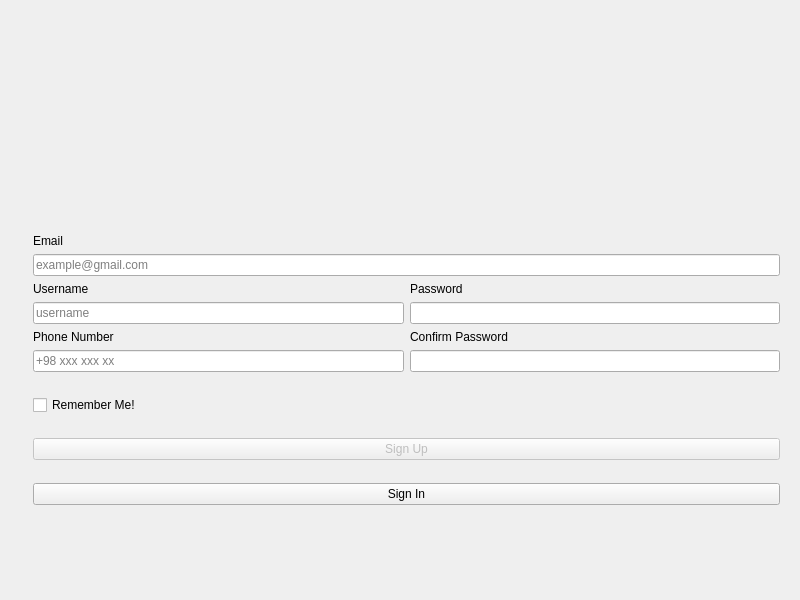
<?xml version="1.0" encoding="UTF-8"?>
<ui version="4.0">
 <class>Form</class>
 <widget class="QWidget" name="Form">
  <property name="geometry">
   <rect>
    <x>0</x>
    <y>0</y>
    <width>800</width>
    <height>600</height>
   </rect>
  </property>
  <property name="minimumSize">
   <size>
    <width>800</width>
    <height>600</height>
   </size>
  </property>
  <property name="maximumSize">
   <size>
    <width>1500</width>
    <height>16777215</height>
   </size>
  </property>
  <property name="windowTitle">
   <string>Login</string>
  </property>
  <property name="layoutDirection">
   <enum>Qt::LeftToRight</enum>
  </property>
  <property name="autoFillBackground">
   <bool>false</bool>
  </property>
  <layout class="QHBoxLayout" name="horizontalLayout_2">
   <item>
    <widget class="QLabel" name="login_back">
     <property name="text">
      <string/>
     </property>
     <property name="pixmap">
      <pixmap resource="../resourece_rc.qrc">:/images/images/background-2.png</pixmap>
     </property>
     <property name="scaledContents">
      <bool>true</bool>
     </property>
    </widget>
   </item>
   <item>
    <widget class="QWidget" name="widget" native="true">
     <layout class="QVBoxLayout" name="verticalLayout">
      <item>
       <spacer name="verticalSpacer">
        <property name="orientation">
         <enum>Qt::Vertical</enum>
        </property>
        <property name="sizeHint" stdset="0">
         <size>
          <width>248</width>
          <height>35</height>
         </size>
        </property>
       </spacer>
      </item>
      <item>
       <layout class="QHBoxLayout" name="horizontalLayout">
        <item>
         <widget class="QLabel" name="empty_label_2">
          <property name="text">
           <string/>
          </property>
         </widget>
        </item>
        <item>
         <widget class="QLabel" name="mut_logo">
          <property name="minimumSize">
           <size>
            <width>115</width>
            <height>115</height>
           </size>
          </property>
          <property name="maximumSize">
           <size>
            <width>115</width>
            <height>115</height>
           </size>
          </property>
          <property name="text">
           <string/>
          </property>
          <property name="pixmap">
           <pixmap resource="../resourece_rc.qrc">:/images/images/daneshgah_malek_ashtar_resized.png</pixmap>
          </property>
          <property name="scaledContents">
           <bool>true</bool>
          </property>
         </widget>
        </item>
        <item>
         <widget class="QLabel" name="empty_label_1">
          <property name="text">
           <string/>
          </property>
         </widget>
        </item>
       </layout>
      </item>
      <item>
       <spacer name="verticalSpacer_3">
        <property name="orientation">
         <enum>Qt::Vertical</enum>
        </property>
        <property name="sizeType">
         <enum>QSizePolicy::Fixed</enum>
        </property>
        <property name="sizeHint" stdset="0">
         <size>
          <width>258</width>
          <height>17</height>
         </size>
        </property>
       </spacer>
      </item>
      <item>
       <layout class="QGridLayout" name="gridLayout">
        <item row="1" column="0" colspan="2">
         <widget class="LineEdit" name="email_lineEdit">
          <property name="text">
           <string/>
          </property>
          <property name="placeholderText">
           <string>example@gmail.com</string>
          </property>
         </widget>
        </item>
        <item row="0" column="0">
         <widget class="QLabel" name="email_label">
          <property name="text">
           <string>Email</string>
          </property>
         </widget>
        </item>
       </layout>
      </item>
      <item>
       <layout class="QGridLayout" name="gridLayout_3">
        <item row="0" column="0">
         <widget class="QLabel" name="username_label">
          <property name="text">
           <string>Username</string>
          </property>
         </widget>
        </item>
        <item row="0" column="1">
         <widget class="QLabel" name="pass_label">
          <property name="text">
           <string>Password</string>
          </property>
         </widget>
        </item>
        <item row="1" column="0">
         <widget class="LineEdit" name="username_lineEdit">
          <property name="placeholderText">
           <string>username</string>
          </property>
         </widget>
        </item>
        <item row="1" column="1">
         <widget class="LineEdit" name="pass_lineEdit">
          <property name="text">
           <string/>
          </property>
          <property name="echoMode">
           <enum>QLineEdit::Password</enum>
          </property>
         </widget>
        </item>
        <item row="2" column="0">
         <widget class="QLabel" name="phone_label">
          <property name="text">
           <string>Phone Number</string>
          </property>
         </widget>
        </item>
        <item row="2" column="1">
         <widget class="QLabel" name="cpass_label">
          <property name="text">
           <string>Confirm Password</string>
          </property>
         </widget>
        </item>
        <item row="3" column="0">
         <widget class="LineEdit" name="phone_lineEdit">
          <property name="placeholderText">
           <string>+98 xxx xxx xx</string>
          </property>
         </widget>
        </item>
        <item row="3" column="1">
         <widget class="LineEdit" name="cpass_lineEdit">
          <property name="echoMode">
           <enum>QLineEdit::Password</enum>
          </property>
         </widget>
        </item>
       </layout>
      </item>
      <item>
       <spacer name="verticalSpacer_5">
        <property name="orientation">
         <enum>Qt::Vertical</enum>
        </property>
        <property name="sizeType">
         <enum>QSizePolicy::Fixed</enum>
        </property>
        <property name="sizeHint" stdset="0">
         <size>
          <width>228</width>
          <height>17</height>
         </size>
        </property>
       </spacer>
      </item>
      <item>
       <widget class="CheckBox" name="rememberme">
        <property name="text">
         <string>Remember Me!</string>
        </property>
       </widget>
      </item>
      <item>
       <spacer name="verticalSpacer_4">
        <property name="orientation">
         <enum>Qt::Vertical</enum>
        </property>
        <property name="sizeType">
         <enum>QSizePolicy::Fixed</enum>
        </property>
        <property name="sizeHint" stdset="0">
         <size>
          <width>228</width>
          <height>17</height>
         </size>
        </property>
       </spacer>
      </item>
      <item>
       <widget class="PrimaryPushButton" name="signup_button">
        <property name="enabled">
         <bool>false</bool>
        </property>
        <property name="text">
         <string>Sign Up</string>
        </property>
       </widget>
      </item>
      <item>
       <spacer name="verticalSpacer_6">
        <property name="orientation">
         <enum>Qt::Vertical</enum>
        </property>
        <property name="sizeType">
         <enum>QSizePolicy::Fixed</enum>
        </property>
        <property name="sizeHint" stdset="0">
         <size>
          <width>238</width>
          <height>17</height>
         </size>
        </property>
       </spacer>
      </item>
      <item>
       <widget class="HyperlinkButton" name="signin_button">
        <property name="text">
         <string>Sign In</string>
        </property>
       </widget>
      </item>
      <item>
       <spacer name="verticalSpacer_2">
        <property name="orientation">
         <enum>Qt::Vertical</enum>
        </property>
        <property name="sizeHint" stdset="0">
         <size>
          <width>228</width>
          <height>40</height>
         </size>
        </property>
       </spacer>
      </item>
     </layout>
    </widget>
   </item>
  </layout>
 </widget>
 <customwidgets>
  <customwidget>
   <class>LineEdit</class>
   <extends>QLineEdit</extends>
   <header>qfluentwidgets</header>
  </customwidget>
  <customwidget>
   <class>CheckBox</class>
   <extends>QCheckBox</extends>
   <header>qfluentwidgets</header>
  </customwidget>
  <customwidget>
   <class>PrimaryPushButton</class>
   <extends>QPushButton</extends>
   <header>qfluentwidgets</header>
  </customwidget>
  <customwidget>
   <class>HyperlinkButton</class>
   <extends>QPushButton</extends>
   <header>qfluentwidgets</header>
  </customwidget>
 </customwidgets>
 <tabstops>
  <tabstop>email_lineEdit</tabstop>
  <tabstop>signin_button</tabstop>
  <tabstop>signup_button</tabstop>
  <tabstop>rememberme</tabstop>
  <tabstop>username_lineEdit</tabstop>
  <tabstop>pass_lineEdit</tabstop>
  <tabstop>phone_lineEdit</tabstop>
  <tabstop>cpass_lineEdit</tabstop>
 </tabstops>
 <resources>
  <include location="../resourece_rc.qrc"/>
 </resources>
 <connections/>
</ui>
